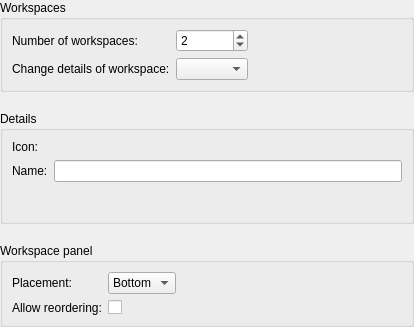
<?xml version="1.0" encoding="UTF-8"?>
<ui version="4.0">
 <class>Core::Internal::WorkspaceSettings</class>
 <widget class="QWidget" name="Core::Internal::WorkspaceSettings">
  <property name="geometry">
   <rect>
    <x>0</x>
    <y>0</y>
    <width>414</width>
    <height>320</height>
   </rect>
  </property>
  <property name="sizePolicy">
   <sizepolicy hsizetype="Preferred" vsizetype="Preferred">
    <horstretch>0</horstretch>
    <verstretch>0</verstretch>
   </sizepolicy>
  </property>
  <property name="windowTitle">
   <string>Form</string>
  </property>
  <layout class="QVBoxLayout" name="verticalLayout">
   <property name="spacing">
    <number>19</number>
   </property>
   <property name="margin">
    <number>0</number>
   </property>
   <item>
    <widget class="QGroupBox" name="groupBox">
     <property name="sizePolicy">
      <sizepolicy hsizetype="Preferred" vsizetype="Preferred">
       <horstretch>0</horstretch>
       <verstretch>0</verstretch>
      </sizepolicy>
     </property>
     <property name="title">
      <string>Workspaces</string>
     </property>
     <layout class="QGridLayout" name="gridLayout_2">
      <item row="0" column="0">
       <widget class="QLabel" name="label">
        <property name="text">
         <string>Number of workspaces:</string>
        </property>
       </widget>
      </item>
      <item row="0" column="4">
       <spacer name="horizontalSpacer_2">
        <property name="orientation">
         <enum>Qt::Horizontal</enum>
        </property>
        <property name="sizeHint" stdset="0">
         <size>
          <width>0</width>
          <height>20</height>
         </size>
        </property>
       </spacer>
      </item>
      <item row="2" column="0">
       <widget class="QLabel" name="label_5">
        <property name="text">
         <string>Change details of workspace:</string>
        </property>
       </widget>
      </item>
      <item row="2" column="2">
       <widget class="QComboBox" name="workspaceComboBox"/>
      </item>
      <item row="0" column="2">
       <widget class="QSpinBox" name="numberOfWorkspacesSpinBox">
        <property name="sizePolicy">
         <sizepolicy hsizetype="Preferred" vsizetype="Fixed">
          <horstretch>0</horstretch>
          <verstretch>0</verstretch>
         </sizepolicy>
        </property>
        <property name="minimum">
         <number>1</number>
        </property>
        <property name="maximum">
         <number>10</number>
        </property>
        <property name="value">
         <number>2</number>
        </property>
       </widget>
      </item>
     </layout>
    </widget>
   </item>
   <item>
    <widget class="QGroupBox" name="groupBox_2">
     <property name="sizePolicy">
      <sizepolicy hsizetype="Preferred" vsizetype="Preferred">
       <horstretch>0</horstretch>
       <verstretch>0</verstretch>
      </sizepolicy>
     </property>
     <property name="title">
      <string>Details</string>
     </property>
     <layout class="QGridLayout" name="gridLayout">
      <item row="2" column="0">
       <widget class="QLabel" name="label_2">
        <property name="text">
         <string>Icon:</string>
        </property>
       </widget>
      </item>
      <item row="2" column="1">
       <widget class="Utils::PathChooser" name="iconPathChooser" native="true"/>
      </item>
      <item row="3" column="1">
       <widget class="QLineEdit" name="nameEdit"/>
      </item>
      <item row="3" column="0">
       <widget class="QLabel" name="label_3">
        <property name="text">
         <string>Name:</string>
        </property>
       </widget>
      </item>
      <item row="5" column="1">
       <spacer name="verticalSpacer_2">
        <property name="orientation">
         <enum>Qt::Vertical</enum>
        </property>
        <property name="sizeType">
         <enum>QSizePolicy::Fixed</enum>
        </property>
        <property name="sizeHint" stdset="0">
         <size>
          <width>20</width>
          <height>10</height>
         </size>
        </property>
       </spacer>
      </item>
      <item row="6" column="1">
       <widget class="QLabel" name="label_4">
        <property name="toolTip">
         <string>&lt;!DOCTYPE HTML PUBLIC &quot;-//W3C//DTD HTML 4.0//EN&quot; &quot;http://www.w3.org/TR/REC-html40/strict.dtd&quot;&gt;
&lt;html&gt;&lt;head&gt;&lt;meta name=&quot;qrichtext&quot; content=&quot;1&quot; /&gt;&lt;style type=&quot;text/css&quot;&gt;
p, li { white-space: pre-wrap; }
&lt;/style&gt;&lt;/head&gt;&lt;body style=&quot; font-family:'Sans'; font-size:8pt; font-weight:400; font-style:normal;&quot;&gt;
&lt;p style=&quot; margin-top:0px; margin-bottom:0px; margin-left:0px; margin-right:0px; -qt-block-indent:0; text-indent:0px;&quot;&gt;&lt;span style=&quot; font-weight:600;&quot;&gt;Note:&lt;/span&gt; A restart is needed for changes to number of workspaces to take effect.&lt;/p&gt;&lt;/body&gt;&lt;/html&gt;</string>
        </property>
        <property name="text">
         <string/>
        </property>
       </widget>
      </item>
     </layout>
    </widget>
   </item>
   <item>
    <widget class="QGroupBox" name="groupBox_3">
     <property name="title">
      <string>Workspace panel</string>
     </property>
     <layout class="QGridLayout" name="gridLayout_3">
      <item row="0" column="0">
       <widget class="QLabel" name="label_6">
        <property name="text">
         <string>Placement:</string>
        </property>
       </widget>
      </item>
      <item row="0" column="1">
       <layout class="QHBoxLayout" name="horizontalLayout_2">
        <item>
         <widget class="QComboBox" name="comboBoxTabBarPlacement">
          <property name="currentIndex">
           <number>1</number>
          </property>
          <item>
           <property name="text">
            <string>Top</string>
           </property>
          </item>
          <item>
           <property name="text">
            <string>Bottom</string>
           </property>
          </item>
         </widget>
        </item>
        <item>
         <spacer name="horizontalSpacer_3">
          <property name="orientation">
           <enum>Qt::Horizontal</enum>
          </property>
          <property name="sizeHint" stdset="0">
           <size>
            <width>40</width>
            <height>20</height>
           </size>
          </property>
         </spacer>
        </item>
       </layout>
      </item>
      <item row="1" column="0">
       <widget class="QLabel" name="label_7">
        <property name="text">
         <string>Allow reordering:</string>
        </property>
       </widget>
      </item>
      <item row="1" column="1">
       <widget class="QCheckBox" name="checkBoxAllowTabMovement">
        <property name="text">
         <string/>
        </property>
       </widget>
      </item>
     </layout>
    </widget>
   </item>
   <item>
    <spacer name="verticalSpacer">
     <property name="orientation">
      <enum>Qt::Vertical</enum>
     </property>
     <property name="sizeHint" stdset="0">
      <size>
       <width>20</width>
       <height>40</height>
      </size>
     </property>
    </spacer>
   </item>
  </layout>
 </widget>
 <customwidgets>
  <customwidget>
   <class>Utils::PathChooser</class>
   <extends>QWidget</extends>
   <header>utils/pathchooser.h</header>
   <container>1</container>
  </customwidget>
 </customwidgets>
 <resources/>
 <connections/>
</ui>
